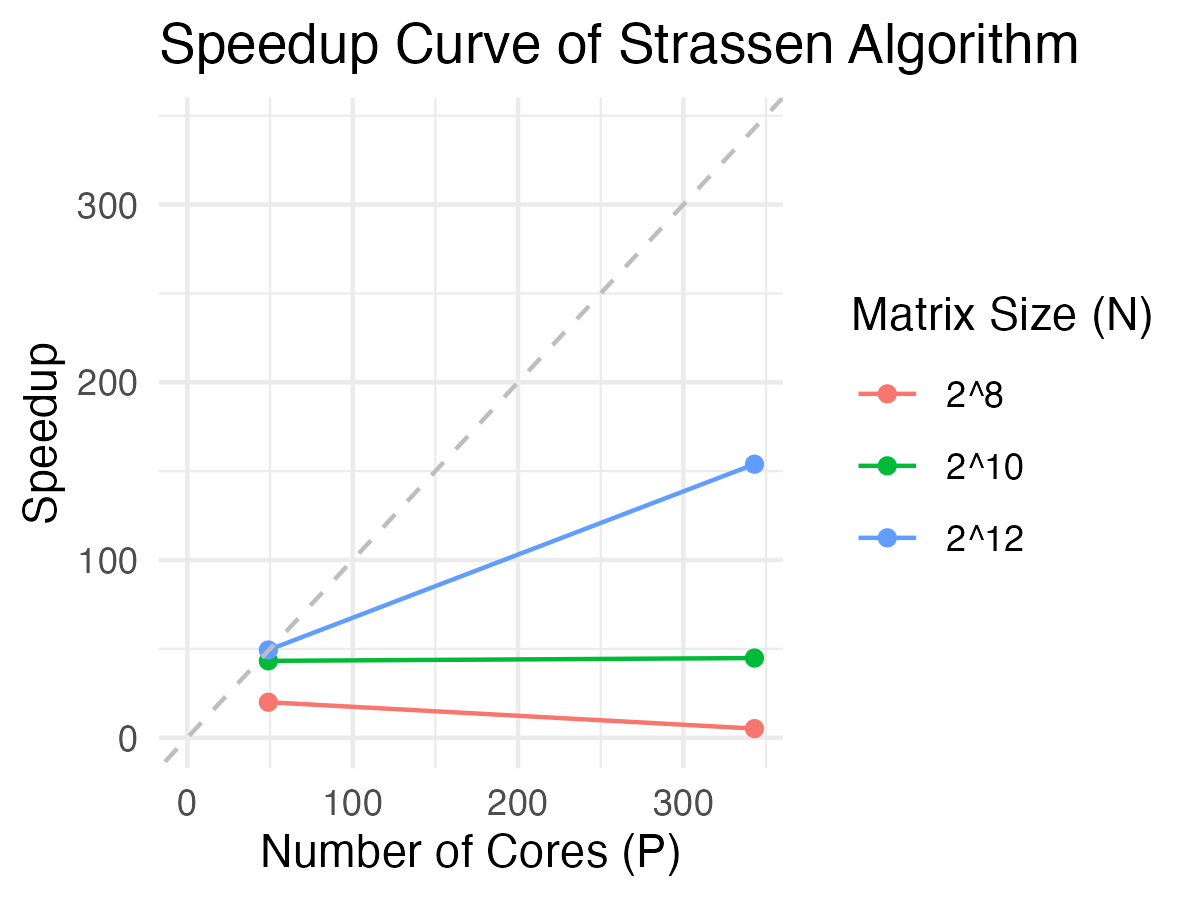

Reproduce this figure in R.
library(tidyverse)

# Create a data frame with the results
results <- data.frame(
  N = c(rep(2^8, 3), rep(2^10, 3), rep(2^12, 3)),
  P = c(7, 49, 343, 7, 49, 343, 7, 49, 343),
  Time = c(0.029430, 0.010317, 0.040137, 
           1.757423, 0.284435, 0.274502, 
           63.811983, 9.049598, 2.902417)) %>%
  group_by(N) %>%
  # speedup is define by 7 * time(P=7) / time(P)
  mutate(Speedup = 7 * Time[1] / Time) %>%
  # drop observations with P = 7
  filter(P != 7) %>%
  # drop the time column
  ungroup()



# Plot the speedup curve
graph <- ggplot(results, aes(x = P, y = Speedup, group = N, color = as.factor(N))) +
  geom_line() +
  geom_point() +
  scale_x_continuous(breaks = seq(0, 343, by = 100), limits = c(0, 343)) +
  scale_y_continuous(breaks = seq(0, 343, by = 100), limits = c(0, 343)) +
  # also plot the dash diagonal line
  geom_abline(intercept = 0, slope = 1, linetype = "dashed", color = "gray") +
  scale_color_discrete(name = "Matrix Size (N)", labels = c("2^8", "2^10", "2^12")) +
  labs(title = "Speedup Curve of Strassen Algorithm", x = "Number of Cores (P)", y = "Speedup") +
  theme_minimal()

# Save the plot
ggsave("~/project4/report/speedup_curve.png", graph, width = 4, height = 3, dpi = 300)

